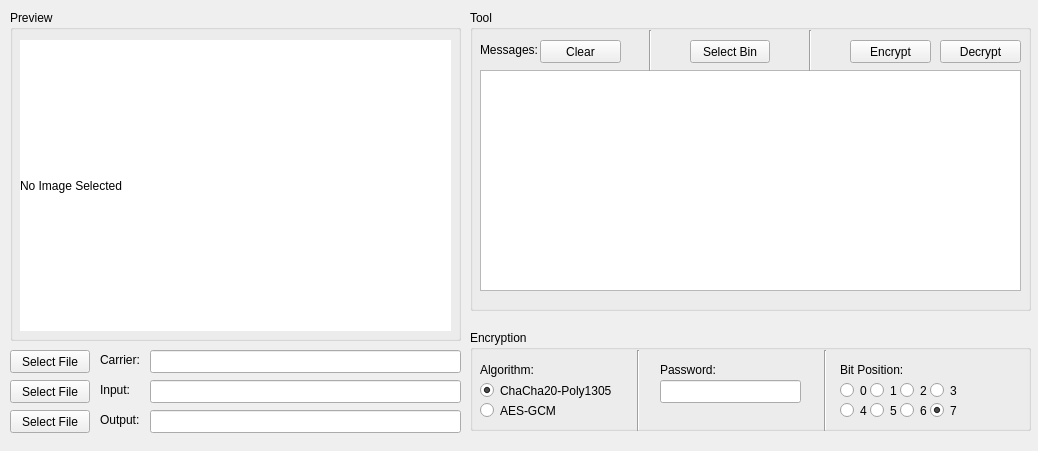
<?xml version="1.0" encoding="UTF-8"?>
<ui version="4.0">
 <class>MainWindow</class>
 <widget class="QMainWindow" name="MainWindow">
  <property name="geometry">
   <rect>
    <x>0</x>
    <y>0</y>
    <width>1038</width>
    <height>451</height>
   </rect>
  </property>
  <property name="windowTitle">
   <string>MainWindow</string>
  </property>
  <widget class="QWidget" name="centralWidget">
   <widget class="QLabel" name="label">
    <property name="geometry">
     <rect>
      <x>100</x>
      <y>380</y>
      <width>41</width>
      <height>20</height>
     </rect>
    </property>
    <property name="text">
     <string>Input:</string>
    </property>
   </widget>
   <widget class="QLabel" name="label_2">
    <property name="geometry">
     <rect>
      <x>100</x>
      <y>350</y>
      <width>51</width>
      <height>20</height>
     </rect>
    </property>
    <property name="text">
     <string>Carrier:</string>
    </property>
   </widget>
   <widget class="QPushButton" name="pushButtonIn">
    <property name="geometry">
     <rect>
      <x>10</x>
      <y>380</y>
      <width>80</width>
      <height>23</height>
     </rect>
    </property>
    <property name="text">
     <string>Select File</string>
    </property>
   </widget>
   <widget class="QPushButton" name="pushButtonCF">
    <property name="geometry">
     <rect>
      <x>10</x>
      <y>350</y>
      <width>80</width>
      <height>23</height>
     </rect>
    </property>
    <property name="text">
     <string>Select File</string>
    </property>
   </widget>
   <widget class="QGroupBox" name="groupBox">
    <property name="geometry">
     <rect>
      <x>470</x>
      <y>330</y>
      <width>561</width>
      <height>101</height>
     </rect>
    </property>
    <property name="title">
     <string>Encryption</string>
    </property>
    <widget class="QLabel" name="label_4">
     <property name="geometry">
      <rect>
       <x>10</x>
       <y>30</y>
       <width>81</width>
       <height>20</height>
      </rect>
     </property>
     <property name="text">
      <string>Algorithm:</string>
     </property>
    </widget>
    <widget class="QRadioButton" name="radioButtonAES">
     <property name="geometry">
      <rect>
       <x>10</x>
       <y>70</y>
       <width>91</width>
       <height>21</height>
      </rect>
     </property>
     <property name="text">
      <string>AES-GCM</string>
     </property>
     <attribute name="buttonGroup">
      <string notr="true">buttonGroupEnc</string>
     </attribute>
    </widget>
    <widget class="QRadioButton" name="radioButtonCHA">
     <property name="geometry">
      <rect>
       <x>10</x>
       <y>50</y>
       <width>151</width>
       <height>21</height>
      </rect>
     </property>
     <property name="text">
      <string>ChaCha20-Poly1305</string>
     </property>
     <property name="checked">
      <bool>true</bool>
     </property>
     <attribute name="buttonGroup">
      <string notr="true">buttonGroupEnc</string>
     </attribute>
    </widget>
    <widget class="QLabel" name="label_3">
     <property name="geometry">
      <rect>
       <x>190</x>
       <y>30</y>
       <width>59</width>
       <height>20</height>
      </rect>
     </property>
     <property name="text">
      <string>Password:</string>
     </property>
    </widget>
    <widget class="QLineEdit" name="lineEditPassword">
     <property name="geometry">
      <rect>
       <x>190</x>
       <y>50</y>
       <width>141</width>
       <height>23</height>
      </rect>
     </property>
    </widget>
    <widget class="QLabel" name="label_6">
     <property name="geometry">
      <rect>
       <x>370</x>
       <y>30</y>
       <width>81</width>
       <height>20</height>
      </rect>
     </property>
     <property name="text">
      <string>Bit Position:</string>
     </property>
    </widget>
    <widget class="QRadioButton" name="radioButton1">
     <property name="geometry">
      <rect>
       <x>400</x>
       <y>50</y>
       <width>31</width>
       <height>21</height>
      </rect>
     </property>
     <property name="text">
      <string>1</string>
     </property>
     <attribute name="buttonGroup">
      <string notr="true">buttonGroupBit</string>
     </attribute>
    </widget>
    <widget class="QRadioButton" name="radioButton2">
     <property name="geometry">
      <rect>
       <x>430</x>
       <y>50</y>
       <width>31</width>
       <height>21</height>
      </rect>
     </property>
     <property name="text">
      <string>2</string>
     </property>
     <attribute name="buttonGroup">
      <string notr="true">buttonGroupBit</string>
     </attribute>
    </widget>
    <widget class="QRadioButton" name="radioButton3">
     <property name="geometry">
      <rect>
       <x>460</x>
       <y>50</y>
       <width>31</width>
       <height>21</height>
      </rect>
     </property>
     <property name="text">
      <string>3</string>
     </property>
     <attribute name="buttonGroup">
      <string notr="true">buttonGroupBit</string>
     </attribute>
    </widget>
    <widget class="QRadioButton" name="radioButton4">
     <property name="geometry">
      <rect>
       <x>370</x>
       <y>70</y>
       <width>31</width>
       <height>21</height>
      </rect>
     </property>
     <property name="text">
      <string>4</string>
     </property>
     <attribute name="buttonGroup">
      <string notr="true">buttonGroupBit</string>
     </attribute>
    </widget>
    <widget class="QRadioButton" name="radioButton5">
     <property name="geometry">
      <rect>
       <x>400</x>
       <y>70</y>
       <width>31</width>
       <height>21</height>
      </rect>
     </property>
     <property name="text">
      <string>5</string>
     </property>
     <attribute name="buttonGroup">
      <string notr="true">buttonGroupBit</string>
     </attribute>
    </widget>
    <widget class="QRadioButton" name="radioButton6">
     <property name="geometry">
      <rect>
       <x>430</x>
       <y>70</y>
       <width>31</width>
       <height>21</height>
      </rect>
     </property>
     <property name="text">
      <string>6</string>
     </property>
     <attribute name="buttonGroup">
      <string notr="true">buttonGroupBit</string>
     </attribute>
    </widget>
    <widget class="QRadioButton" name="radioButton7">
     <property name="geometry">
      <rect>
       <x>460</x>
       <y>70</y>
       <width>31</width>
       <height>21</height>
      </rect>
     </property>
     <property name="text">
      <string>7</string>
     </property>
     <property name="checked">
      <bool>true</bool>
     </property>
     <attribute name="buttonGroup">
      <string notr="true">buttonGroupBit</string>
     </attribute>
    </widget>
    <widget class="QRadioButton" name="radioButton0">
     <property name="geometry">
      <rect>
       <x>370</x>
       <y>50</y>
       <width>31</width>
       <height>21</height>
      </rect>
     </property>
     <property name="text">
      <string>0</string>
     </property>
    </widget>
    <widget class="Line" name="line_3">
     <property name="geometry">
      <rect>
       <x>153</x>
       <y>20</y>
       <width>31</width>
       <height>81</height>
      </rect>
     </property>
     <property name="orientation">
      <enum>Qt::Vertical</enum>
     </property>
    </widget>
    <widget class="Line" name="line_4">
     <property name="geometry">
      <rect>
       <x>340</x>
       <y>20</y>
       <width>31</width>
       <height>81</height>
      </rect>
     </property>
     <property name="orientation">
      <enum>Qt::Vertical</enum>
     </property>
    </widget>
   </widget>
   <widget class="QGroupBox" name="groupBox_2">
    <property name="geometry">
     <rect>
      <x>470</x>
      <y>10</y>
      <width>561</width>
      <height>301</height>
     </rect>
    </property>
    <property name="title">
     <string>Tool</string>
    </property>
    <widget class="QLabel" name="label_5">
     <property name="geometry">
      <rect>
       <x>10</x>
       <y>30</y>
       <width>61</width>
       <height>20</height>
      </rect>
     </property>
     <property name="text">
      <string>Messages:</string>
     </property>
    </widget>
    <widget class="QTextBrowser" name="textBrowserMessages">
     <property name="geometry">
      <rect>
       <x>10</x>
       <y>60</y>
       <width>541</width>
       <height>221</height>
      </rect>
     </property>
    </widget>
    <widget class="QPushButton" name="pushButtonTool">
     <property name="geometry">
      <rect>
       <x>220</x>
       <y>30</y>
       <width>80</width>
       <height>23</height>
      </rect>
     </property>
     <property name="text">
      <string>Select Bin</string>
     </property>
    </widget>
    <widget class="QPushButton" name="pushButtonClear">
     <property name="geometry">
      <rect>
       <x>70</x>
       <y>30</y>
       <width>81</width>
       <height>23</height>
      </rect>
     </property>
     <property name="text">
      <string>Clear</string>
     </property>
    </widget>
    <widget class="QPushButton" name="pushButtonDecrypt">
     <property name="geometry">
      <rect>
       <x>470</x>
       <y>30</y>
       <width>81</width>
       <height>23</height>
      </rect>
     </property>
     <property name="text">
      <string>Decrypt</string>
     </property>
    </widget>
    <widget class="QPushButton" name="pushButtonEncrypt">
     <property name="geometry">
      <rect>
       <x>380</x>
       <y>30</y>
       <width>81</width>
       <height>23</height>
      </rect>
     </property>
     <property name="text">
      <string>Encrypt</string>
     </property>
    </widget>
    <widget class="Line" name="line">
     <property name="geometry">
      <rect>
       <x>330</x>
       <y>20</y>
       <width>20</width>
       <height>41</height>
      </rect>
     </property>
     <property name="orientation">
      <enum>Qt::Vertical</enum>
     </property>
    </widget>
    <widget class="Line" name="line_2">
     <property name="geometry">
      <rect>
       <x>170</x>
       <y>20</y>
       <width>20</width>
       <height>41</height>
      </rect>
     </property>
     <property name="orientation">
      <enum>Qt::Vertical</enum>
     </property>
    </widget>
   </widget>
   <widget class="QPushButton" name="pushButtonOut">
    <property name="geometry">
     <rect>
      <x>10</x>
      <y>410</y>
      <width>80</width>
      <height>23</height>
     </rect>
    </property>
    <property name="text">
     <string>Select File</string>
    </property>
   </widget>
   <widget class="QLabel" name="label_7">
    <property name="geometry">
     <rect>
      <x>100</x>
      <y>410</y>
      <width>51</width>
      <height>20</height>
     </rect>
    </property>
    <property name="text">
     <string>Output:</string>
    </property>
   </widget>
   <widget class="QLineEdit" name="lineEditcf">
    <property name="geometry">
     <rect>
      <x>150</x>
      <y>350</y>
      <width>311</width>
      <height>23</height>
     </rect>
    </property>
   </widget>
   <widget class="QLineEdit" name="lineEditin">
    <property name="geometry">
     <rect>
      <x>150</x>
      <y>380</y>
      <width>311</width>
      <height>23</height>
     </rect>
    </property>
   </widget>
   <widget class="QLineEdit" name="lineEditout">
    <property name="geometry">
     <rect>
      <x>150</x>
      <y>410</y>
      <width>311</width>
      <height>23</height>
     </rect>
    </property>
   </widget>
   <widget class="QGroupBox" name="groupBox_3">
    <property name="geometry">
     <rect>
      <x>10</x>
      <y>10</y>
      <width>451</width>
      <height>331</height>
     </rect>
    </property>
    <property name="title">
     <string>Preview</string>
    </property>
    <widget class="QLabel" name="labelImage">
     <property name="geometry">
      <rect>
       <x>10</x>
       <y>30</y>
       <width>431</width>
       <height>291</height>
      </rect>
     </property>
     <property name="palette">
      <palette>
       <active>
        <colorrole role="Base">
         <brush brushstyle="SolidPattern">
          <color alpha="255">
           <red>255</red>
           <green>255</green>
           <blue>255</blue>
          </color>
         </brush>
        </colorrole>
        <colorrole role="Window">
         <brush brushstyle="SolidPattern">
          <color alpha="255">
           <red>255</red>
           <green>255</green>
           <blue>255</blue>
          </color>
         </brush>
        </colorrole>
       </active>
       <inactive>
        <colorrole role="Base">
         <brush brushstyle="SolidPattern">
          <color alpha="255">
           <red>255</red>
           <green>255</green>
           <blue>255</blue>
          </color>
         </brush>
        </colorrole>
        <colorrole role="Window">
         <brush brushstyle="SolidPattern">
          <color alpha="255">
           <red>255</red>
           <green>255</green>
           <blue>255</blue>
          </color>
         </brush>
        </colorrole>
       </inactive>
       <disabled>
        <colorrole role="Base">
         <brush brushstyle="SolidPattern">
          <color alpha="255">
           <red>255</red>
           <green>255</green>
           <blue>255</blue>
          </color>
         </brush>
        </colorrole>
        <colorrole role="Window">
         <brush brushstyle="SolidPattern">
          <color alpha="255">
           <red>255</red>
           <green>255</green>
           <blue>255</blue>
          </color>
         </brush>
        </colorrole>
       </disabled>
      </palette>
     </property>
     <property name="autoFillBackground">
      <bool>true</bool>
     </property>
     <property name="text">
      <string>No Image Selected</string>
     </property>
    </widget>
   </widget>
  </widget>
 </widget>
 <layoutdefault spacing="6" margin="11"/>
 <resources/>
 <connections/>
 <buttongroups>
  <buttongroup name="buttonGroupBit"/>
  <buttongroup name="buttonGroupEnc"/>
 </buttongroups>
</ui>
